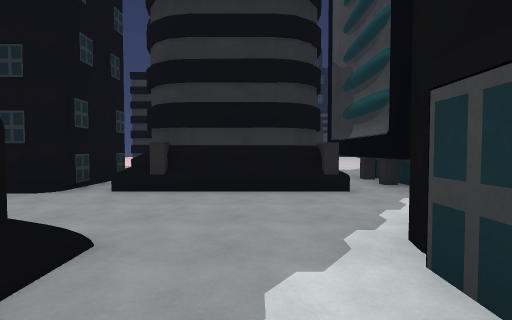
view 1 (above)

22 first-person views from a walk through a Unity game level. The camera is 1.5 m above the floor, tilts 2° down and sees 85° across. The floor is counted in squares, 2 m on a side. Each view is taken from the middle of a square. On the plan, view 1 faces up. The plan holds only what a view shows up to about 10 squares ahead; the rest is blank. The place goes on beyond the plan. Some animated figures are left out.

view 2
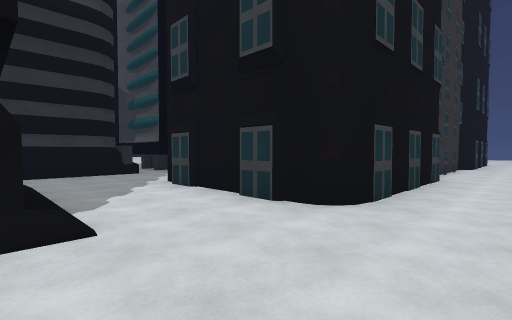

view 3
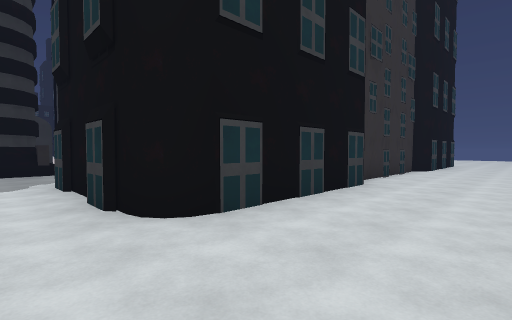

view 4
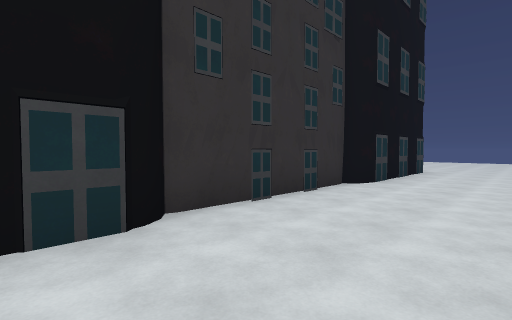

view 5
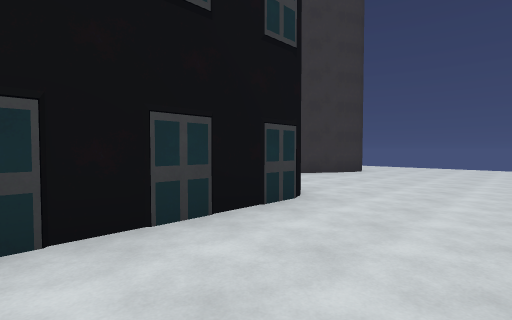

view 6
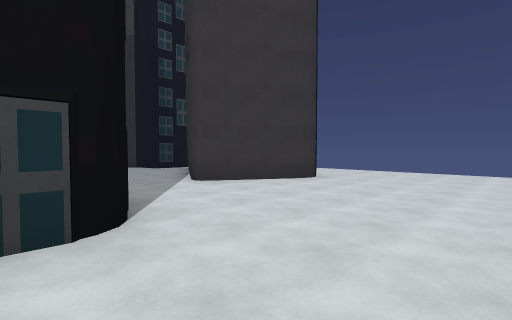

view 7
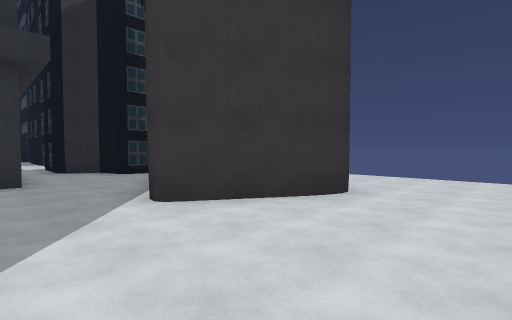

view 8
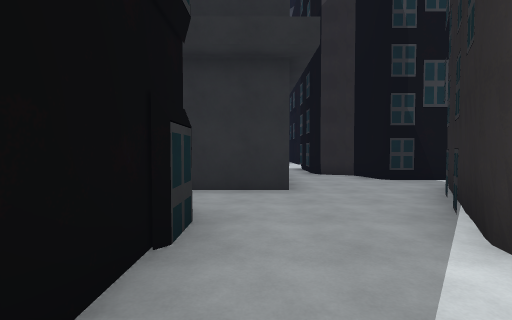

view 9
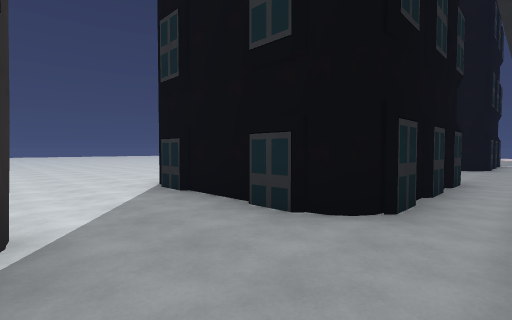

view 10
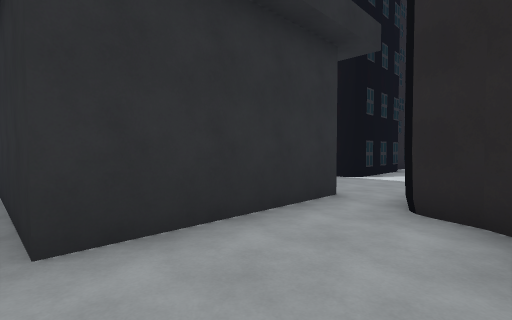

view 11
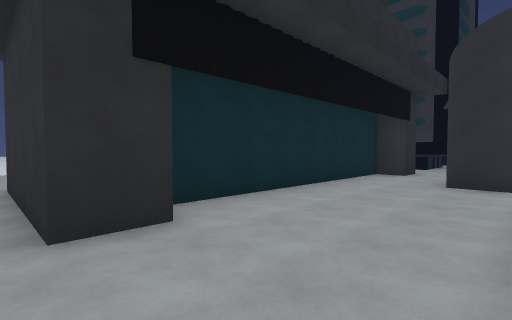

view 12
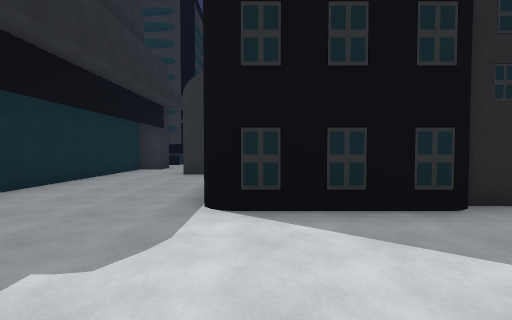

view 13
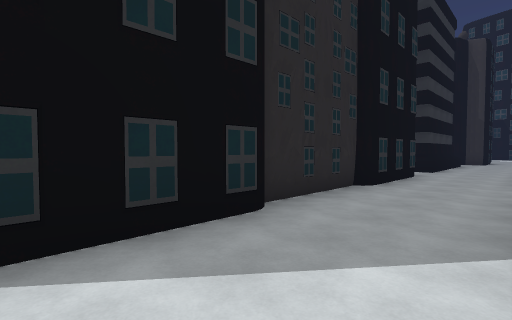

view 14
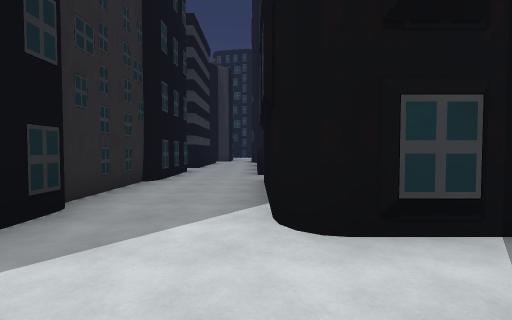

view 15
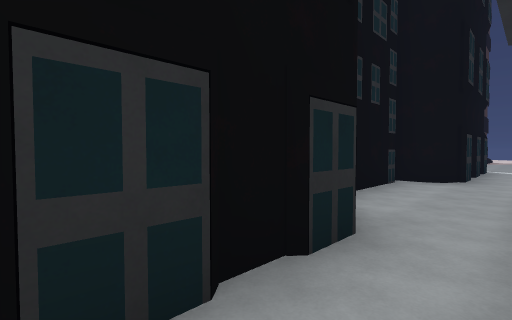

view 16
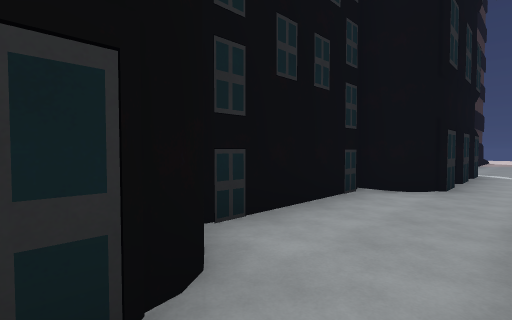

view 17
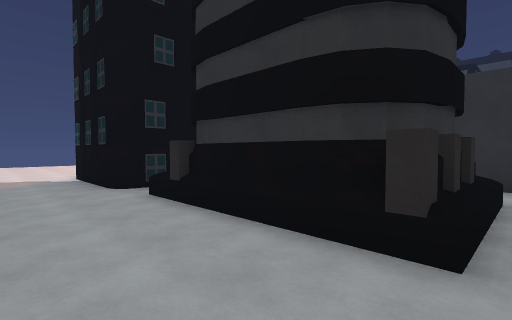

view 18
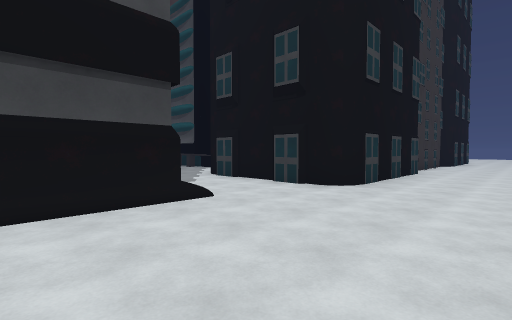

view 19
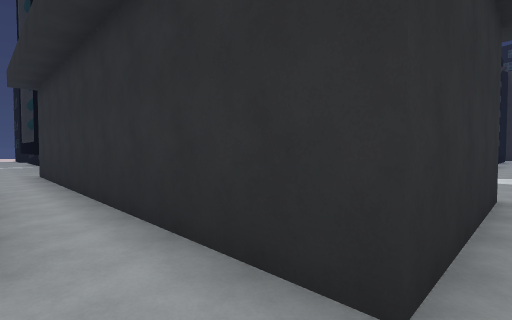

view 20
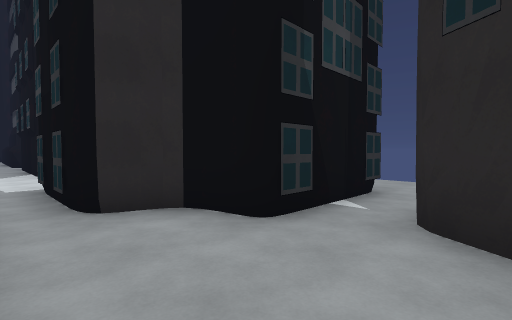

view 21
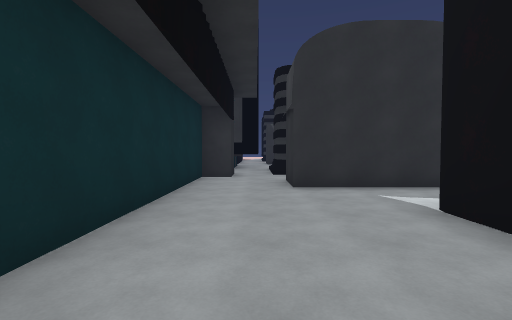

view 22
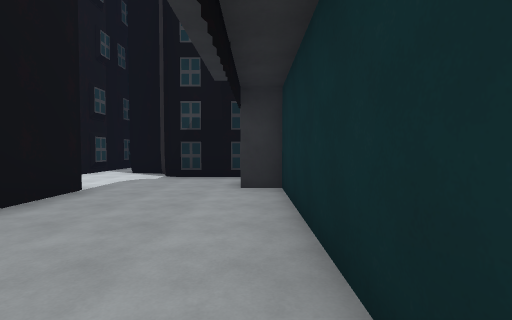

### Floor plan
Points are (right, up) in squares from view 1. A wall is a line through its corners. A room is listed if a view was taken in it or the views show most of it. See-through windows are left out.
Room 1 (views 1, 2, 3, 4, 5, 6, 7, 8, 9, 10, 15, 16, 17, 18, 19, 20)
walls: (7, 1.7) (10.4, 1.7); (11.5, 2.9) (14.4, 2.9); (6.3, 2.6) (6.6, 2.2); (6.8, 4.2) (5.1, 4.2); (5.1, 2.9) (5.9, 2.9) (6.6, 2.4) (6.6, 1.5); (10.9, -1.9) (10.4, -2); (9.1, -2.4) (8.6, -2.4); (10.7, -2.1) (6.7, -2.1); (7, -2) (6.5, -1.9); (6, -2.4) (1.9, -2.4); (3.5, 2.9) (4.6, 2.9); (14.8, 2.9) (15.6, 2.9); (16, 2.6) (16.4, 2); (2, 2.9) (2.9, 2.9); (2.3, 4.4) (2.3, 7.7); (16.2, 2.1) (16.2, -1.5); (1.7, 5.1) (-2.6, 5.1); (16.2, -1.8) (15.8, -2.4) (11.5, -2.4); (1.2, 5.3) (-1.8, 5.3); (1.4, 5.9) (1.2, 5.6) (0.7, 5.3) (0.3, 5.3); (1.1, -1.7) (1.1, 2.1); (1.5, 7.1) (1.5, 5.6); (18.9, 1.1) (20.8, 4.6); (1.8, 9.6) (1.1, 9.6); (17.6, 8.3) (17.6, 4.2) (8.1, 4.2); (-1.3, 5.3) (-1.8, 5.4); (-1.6, -1.1) (-3.9, -1.1); (20.7, 4.4) (21, 4.8); (21.2, -0.6) (18.7, 0.9) (19, 1.5); (22.6, 6) (20.2, 6) (20, 7.2) (19.2, 7.5)
low walls: (3.3, 5.9) (3.3, 6.4); (1.7, 7.9) (1.7, 5.1); (-1.9, -1.3) (-3.9, -1.3)
ways out: opening at (18, 7) to room 3; opening at (-2, 3.5)
Room 2 (views 11, 12, 13, 14)
walls: (19.2, 14) (19.2, 17.5); (16.6, 14.5) (16.6, 11.8); (21.3, 13.3) (19.8, 13.3); (16.4, 17.6) (16.4, 14.9); (20.1, 11.4) (20.2, 12); (16.2, 17.6) (16.2, 14.9); (16.6, 19.4) (16.6, 18)
ways out: opening at (17, 11) to room 3; opening at (17.5, 20.5)
Room 3 (views 21, 22)
walls: (16.1, 11.3) (13.6, 11.3); (10.5, 9.6) (10, 9.6); (11.4, 11.6) (11.4, 9.8); (18.8, 8) (18.8, 10.1); (9.1, 8.3) (9.1, 7.5) (16.5, 7.5) (16.5, 8.3) (17.6, 8.3)
ways out: opening at (18, 7) to room 1; opening at (17, 11) to room 2; opening at (10.5, 9); opening at (12.5, 11)

Where each view was taken, in squares from view 1:
view 1: 0 up, 0 right, facing up
view 2: 4 down, 2 left, facing up-right
view 3: 5 down, 0 right, facing up-right
view 4: 5 down, 5 right, facing up-right
view 5: 5 down, 12 right, facing up-right
view 6: 5 down, 15 right, facing up-right
view 7: 3 down, 17 right, facing up-right
view 8: 1 down, 17 right, facing up
view 9: 4 up, 19 right, facing down-left
view 10: 4 up, 20 right, facing up-left
view 11: 11 up, 18 right, facing down-left
view 12: 12 up, 20 right, facing left
view 13: 12 up, 19 right, facing up-left
view 14: 11 up, 19 right, facing up
view 15: 4 up, 14 right, facing down-left
view 16: 4 up, 12 right, facing down-left
view 17: 3 up, 2 right, facing up-left
view 18: 5 down, 4 left, facing up-right
view 19: 3 up, 18 right, facing up-left
view 20: 4 up, 18 right, facing up-right
view 21: 9 up, 17 right, facing left
view 22: 8 up, 11 right, facing right
